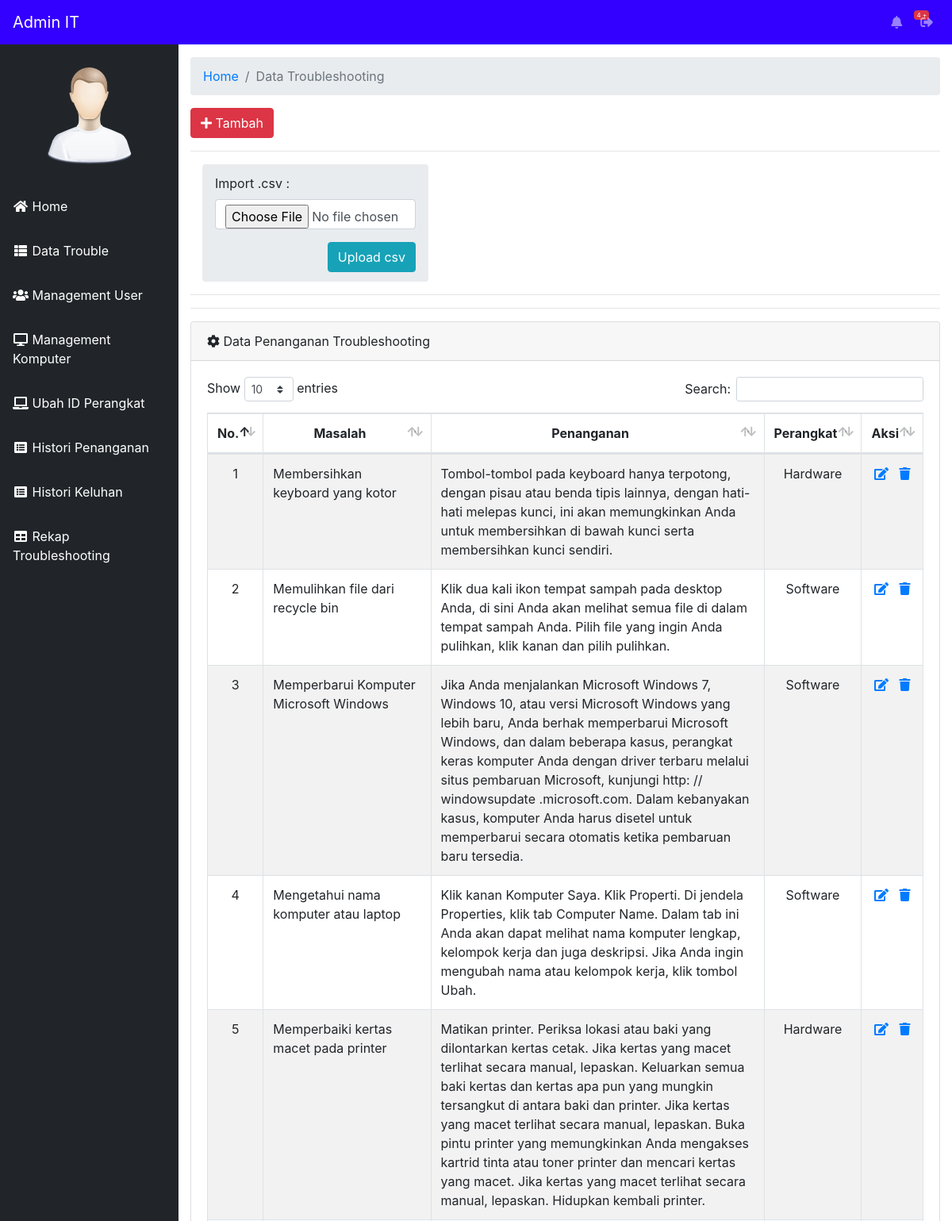
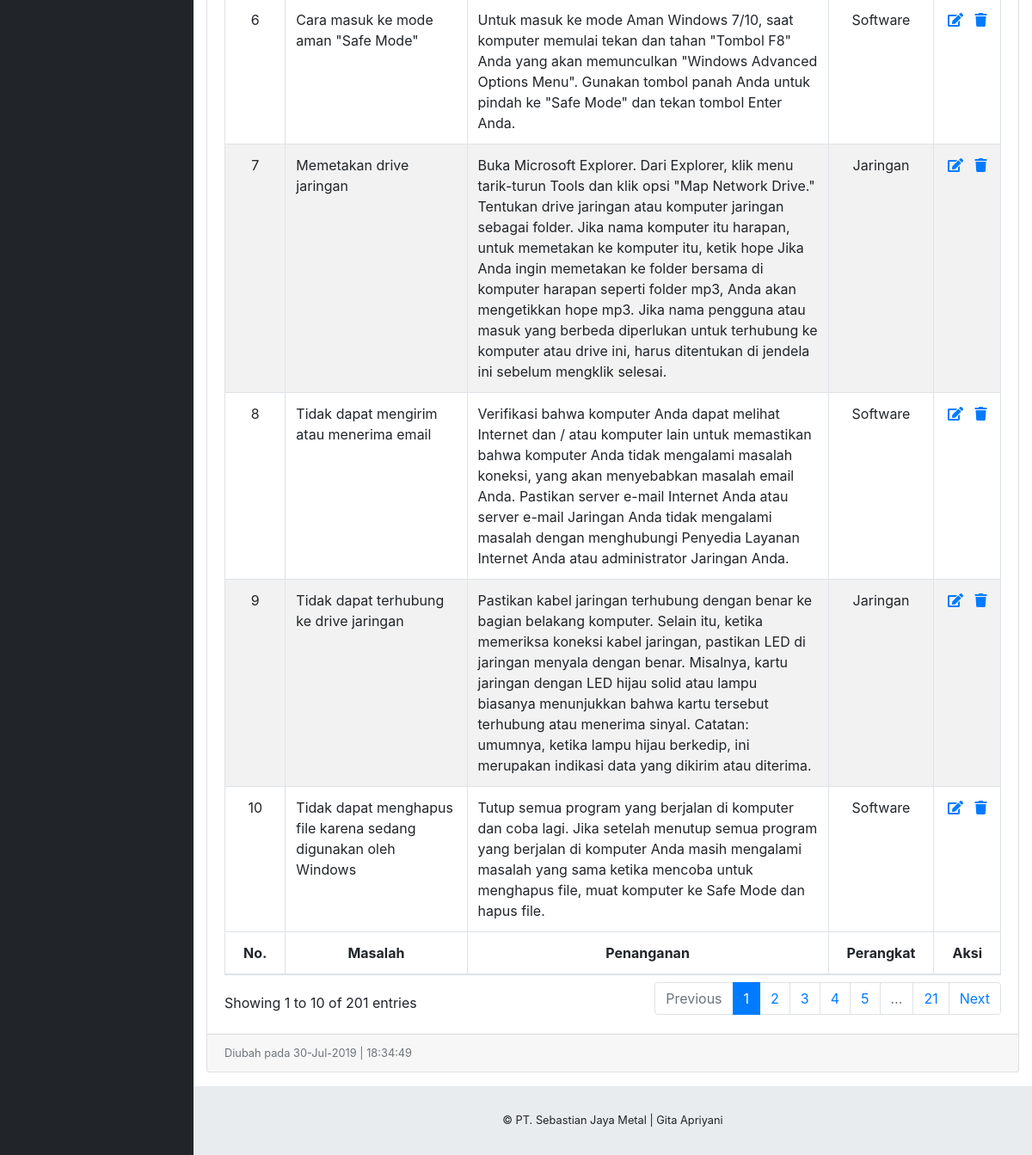
Before: /staff/index.php?halaman=data-trouble (signed in) with the older database file (2 pictures, top to bottom).
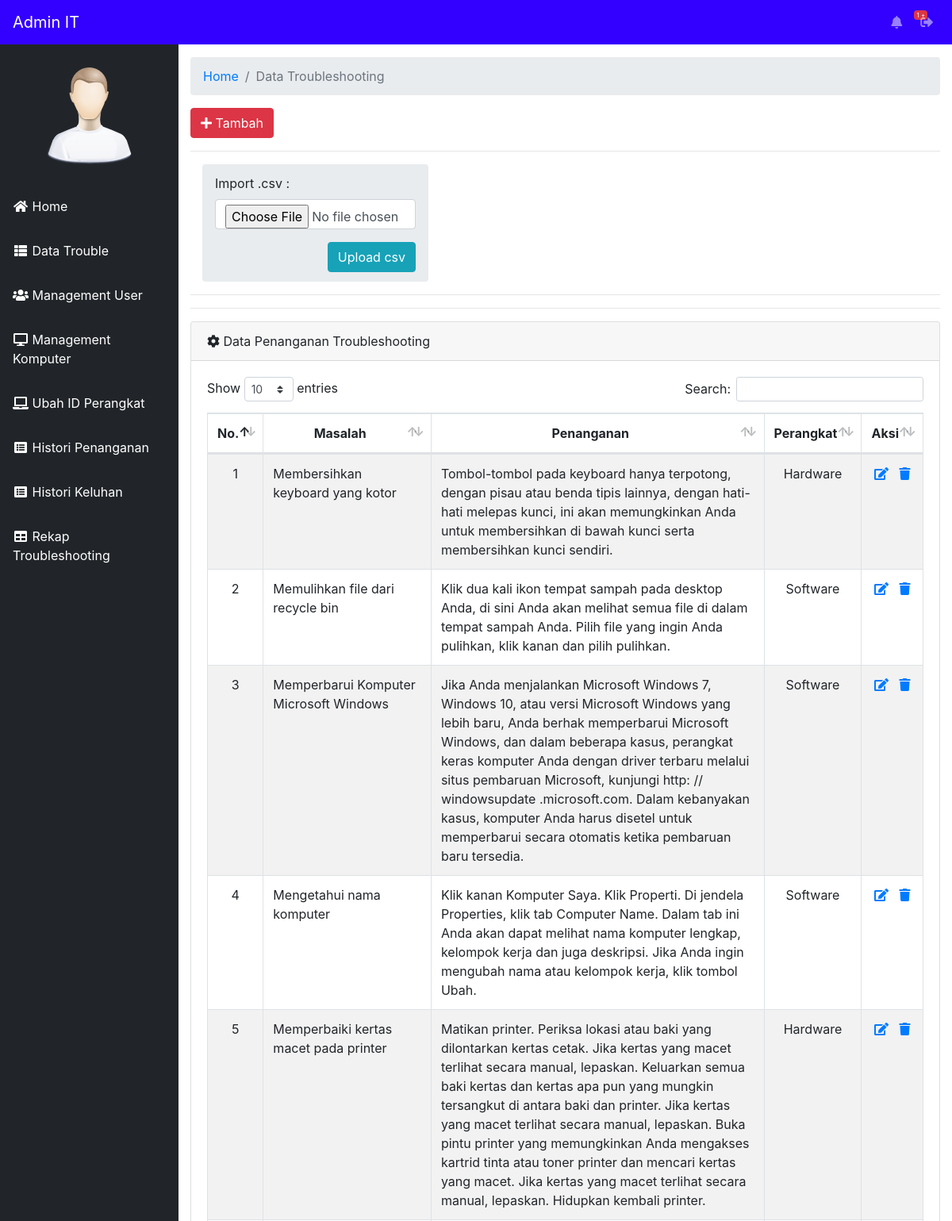
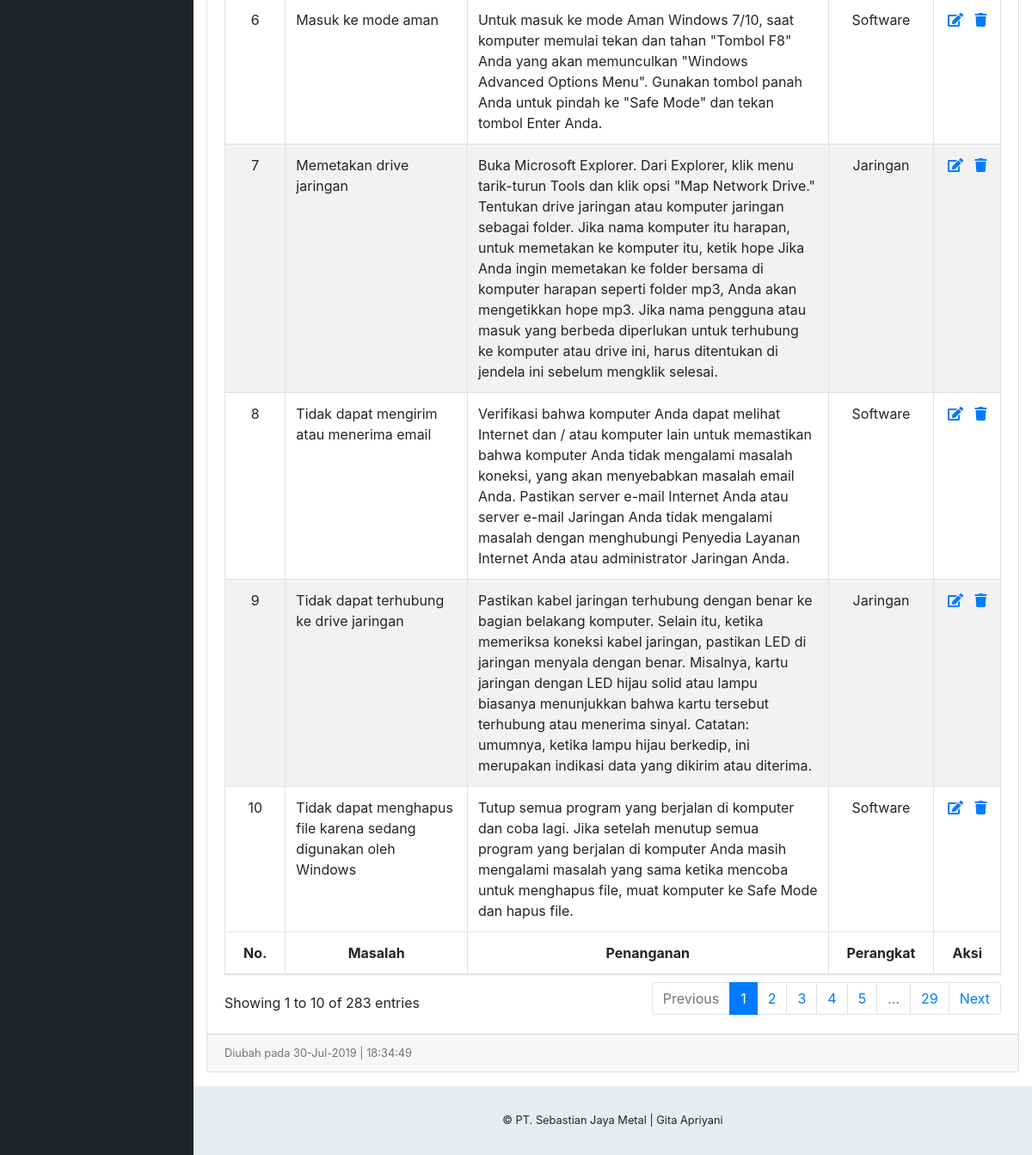
After: the same page with the newer database file (2 pictures, top to bottom).
### tables this page shows
CREATE TABLE IF NOT EXISTS `tbl_keluhan` (
  `id_keluhan` int(25) NOT NULL AUTO_INCREMENT,
  `keluhan` text NOT NULL,
  `normalisasi` text NOT NULL,
  `penanganan` text NOT NULL,
  `perangkat` varchar(30) NOT NULL,
  PRIMARY KEY (`id_keluhan`)
);

### staff/data-trouble.php (the view, shortened to what this page needs)
<div class="container-fluid">
        <ol class="breadcrumb">
          <li class="breadcrumb-item">
            <a href="index.php">Home</a>
          </li>
          <li class="breadcrumb-item active">Data Troubleshooting</li>
        </ol>
        <a href="index.php?halaman=tambah-trouble" class="btn btn-danger"><span class="fa fa-plus"></span> Tambah</a>
        <hr>
        <div class="col-lg-4">
        <ol class="breadcrumb">
          <li class="breadcrumb-item">
            <form method="post" enctype="multipart/form-data" action="">
              <div class="form-group">
                <label for="keluhan">Import .csv :</label>
                <input type="file" class="form-control" name="file" id="file" accept=".csv" required="required">
              </div>
              <button type="submit" id="submit" name="import" class="btn btn-info float-right">Upload csv</button>
            </form><br>
          </li>
        </ol>
        </div>
        <hr>
        <hr>
        <div class="card mb-3">
          <div class="card-header">
            <i class="fas fa-cog fa-spin"></i>
            Data Penanganan Troubleshooting</div>
          <div class="card-body">
            <div class="table-responsive">
              <table class="table table-striped table-bordered table-hover" id="dataTable">
                  <thead>
                      <tr>
                          <th><center>No.</center></th>
                          <th><center>Masalah</center></th>
                          <th><center>Penanganan</center></th>
                          <th><center>Perangkat</center></th>
                          <th><center>Aksi</center></th>
                      </tr>
                  </thead>
                  <tfoot>
                      <tr>
                          <th><center>No.</center></th>
                          <th><center>Masalah</center></th>
                          <th><center>Penanganan</center></th>
                          <th><center>Perangkat</center></th>
                          <th><center>Aksi</center></th>
                      </tr>
                  </tfoot>
                  <tbody>
                      <?php
                      $no = 1;
                      include '../config/koneksi.php';
                      $query = mysqli_query($konek, "SELECT * FROM tbl_keluhan") or die(mysqli_error());
                        if(mysqli_num_rows($query) == 0){
                          echo '<tr><td align="center">Tidak ada data!</td></tr>';
                        }
                        else{
                          while ($data = mysqli_fetch_array($query)) {
                            ?>
                        <tr>
                            <td><center><?php echo $no++; ?></center></td>
                            <td><?php echo $data['keluhan']; ?></td>
                            <td><?php echo $data['penanganan']; ?></td>
                            <td><center><?php echo $data['perangkat']; ?></center></td>
                            <td><center>
                              <a href="index.php?halaman=edit-trouble&id=<?php echo $data['id_keluhan'];?>" title="Edit Data"><span class="fa fa-edit"></span></a>&nbsp;&nbsp;
                              <a href="../config/delete_trouble.php?id=<?php echo $data['id_keluhan'];?>" title="Hapus Data" onclick="return confirm('Hapus Data ini?');"><span class="fas fa-trash"></span></a></center>
                            </td>
                        </tr>
                          <?php
                        }
                        }
                        ?>
                  </tbody>
              </table>
            </div>
          </div>
          <div class="card-footer small text-muted">Diubah pada <?php echo date("d-M-Y | H:i:s"); ?></div>
        </div>
      </div>

### staff/index.php (shortened to what this page needs)
<?php
$level      = $_SESSION['level'];
if(isset($_GET['halaman'])) $halaman = $_GET['halaman']; else $halaman="home";
?>
<!DOCTYPE html>
<html lang="en">
<head>
  <link href="vendor/fontawesome-free/css/all.min.css" rel="stylesheet" type="text/css">
  <link href="vendor/datatables/dataTables.bootstrap4.css" rel="stylesheet">
  <link href="css/sb-admin.css" rel="stylesheet">
</head>
<?php
include '../config/koneksi.php';
    $queryNotif  = "SELECT * FROM tbl_laporan WHERE status = '1' OR status = '0'";
    $sqlNotif    = mysqli_query($konek,$queryNotif) or die (mysqli_error($konek));
    $countNotif  = mysqli_num_rows($sqlNotif);
?>
<body id="page-top">
  <nav class="navbar navbar-expand navbar-dark static-top" style="background-color: #3300FF;">
    <a class="navbar-brand mr-1" href="index.html"><?php echo $level ?> IT</a>
    <ul class="navbar-nav ml-auto ml-md-0">
       <?php
           if($level=="Admin")
              {
                   include ('notif1.php');
              }
           elseif($level=="Staff")
               {
                   include ('notif.php');
               }
           ?>
    </ul>
  </nav>
  <div id="wrapper">
    <ul class="sidebar navbar-nav">
      <br>
      <li class="text-center">
          <img src="../images/find_user.png" class="user-image img-responsive"/>
      </li><br>
      <li class="nav-item active">
        <a href="index.php" class="nav-link"><i class="fas fa-fw fa-home"></i> Home</a>
      </li>
      <?php
          if($level=="Admin")
             {
                  include ('halaman-admin.php');
             }
          elseif($level=="Staff")
              {
                  include ('halaman-staff.php');
              }
          ?>
    </ul>
    <div id="content-wrapper">
      <?php
      if($halaman=="home")                             include "home.php";
            else if($halaman=="management-user")       include "management-user.php";
            else if($halaman=="edit-user")             include "edit-user.php";
            else if($halaman=="management-idperangkat") include "management-idperangkat.php";
            else if($halaman=="edit-idperangkat")       include "edit-idperangkat.php";
            else if($halaman=="management-komputer")   include "management-komputer.php";
            else if($halaman=="edit-komputer")         include "edit-komputer.php";
            else if($halaman=="tambah-komputer")       include "tambah-komputer.php";
            else if($halaman=="data-trouble")          include "data-trouble.php";
      ?>
      <footer class="sticky-footer">
        <div class="container my-auto">
          <div class="copyright text-center my-auto">
            <span>© PT. Sebastian Jaya Metal | Gita Apriyani</span>
          </div>
        </div>
      </footer>
    </div>
  </div>
</body>
</html>

### staff/notif1.php (shortened to what this page needs)
<li class="nav-item dropdown no-arrow mx-1">
  <a class="nav-link dropdown-toggle" href="?halaman=laporanmasuk" id="userDropdown" role="button" aria-haspopup="true" aria-expanded="false">
    <i class="fas fa-bell fa-fw" title="Laporan Masuk"></i>
    <span class="badge badge-danger" id="notif"><?php echo $countNotif; ?> +</span>
  </a>
</li>
<li class="nav-item dropdown no-arrow">
  <a class="nav-link dropdown-toggle" href="#" id="userDropdown" role="button" data-toggle="modal" data-target="#logoutModal" aria-haspopup="true" aria-expanded="false">
    <i class="fas fa-sign-out-alt" title="Keluar"></i>
  </a>
</li>

### staff/halaman-admin.php
<li class="nav-item active">
  <a href="index.php?halaman=data-trouble" class="nav-link"><i class="fas fa-fw fa-th-list"></i> Data Trouble</a>
</li>
<li class="nav-item active">
  <a href="index.php?halaman=management-user" class="nav-link"><i class="fas fa-fw fa-users"></i> Management User</a>
</li>
<li class="nav-item active">
  <a href="index.php?halaman=management-komputer" class="nav-link"><i class="fas fa-fw fa-desktop"></i> Management Komputer</a>
</li>
<li class="nav-item active">
  <a href="index.php?halaman=management-idperangkat" class="nav-link"><i class="fas fa-fw fa-laptop"></i> Ubah ID Perangkat</a>
</li>
<li class="nav-item active">
  <a href="index.php?halaman=laporan-selesai" class="nav-link"><i class="fas fa-fw fa-list-alt"></i> Histori Penanganan</a>
</li>
<li class="nav-item active">
  <a href="index.php?halaman=histori-keluhan" class="nav-link"><i class="fas fa-fw fa-list-alt"></i> Histori Keluhan</a>
</li>
<li class="nav-item active">
  <a href="index.php?halaman=rekap" class="nav-link"><i class="fas fa-fw fa-table"></i> Rekap Troubleshooting</a>
</li>

Changed rows visible on the page:
changed tbl_keluhan: keluhan "Mengetahui nama komputer atau laptop" → "Mengetahui nama komputer"
changed tbl_keluhan: keluhan "Cara masuk ke mode aman \"Safe Mode\"" → "Masuk ke mode aman"
Other visible differences:
$countNotif: "4" → "1"
text written by a page script: "Show entries Search: Showing 1 to 10 of 201 entries Previous 1 2 3 4 5 … 21 Next" → "Show entries Search: Showing 1 to 10 of 283 entries Previous 1 2 3 4 5 … 29 Next"
